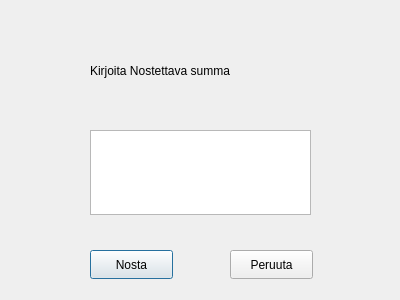
<?xml version="1.0" encoding="UTF-8"?>
<ui version="4.0">
 <class>raise</class>
 <widget class="QDialog" name="raise">
  <property name="geometry">
   <rect>
    <x>0</x>
    <y>0</y>
    <width>400</width>
    <height>300</height>
   </rect>
  </property>
  <property name="windowTitle">
   <string>Dialog</string>
  </property>
  <widget class="QTextEdit" name="textEdit">
   <property name="geometry">
    <rect>
     <x>90</x>
     <y>130</y>
     <width>221</width>
     <height>85</height>
    </rect>
   </property>
  </widget>
  <widget class="QPushButton" name="pushButton">
   <property name="geometry">
    <rect>
     <x>90</x>
     <y>250</y>
     <width>83</width>
     <height>29</height>
    </rect>
   </property>
   <property name="text">
    <string>Nosta</string>
   </property>
  </widget>
  <widget class="QPushButton" name="pushButton_2">
   <property name="geometry">
    <rect>
     <x>230</x>
     <y>250</y>
     <width>83</width>
     <height>29</height>
    </rect>
   </property>
   <property name="text">
    <string>Peruuta</string>
   </property>
  </widget>
  <widget class="QLabel" name="label">
   <property name="geometry">
    <rect>
     <x>90</x>
     <y>50</y>
     <width>221</width>
     <height>41</height>
    </rect>
   </property>
   <property name="text">
    <string>Kirjoita Nostettava summa</string>
   </property>
  </widget>
 </widget>
 <resources/>
 <connections/>
</ui>
